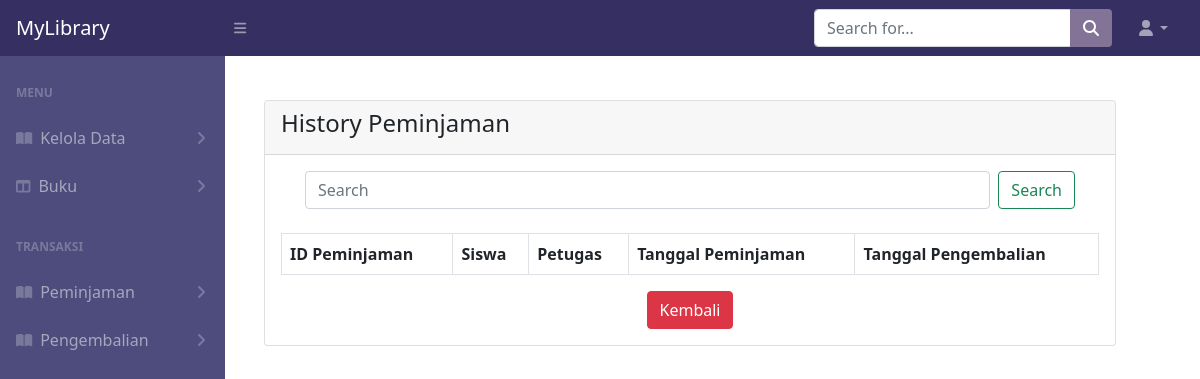
Before: /peminjaman/histori_peminjaman.php with the older database file.
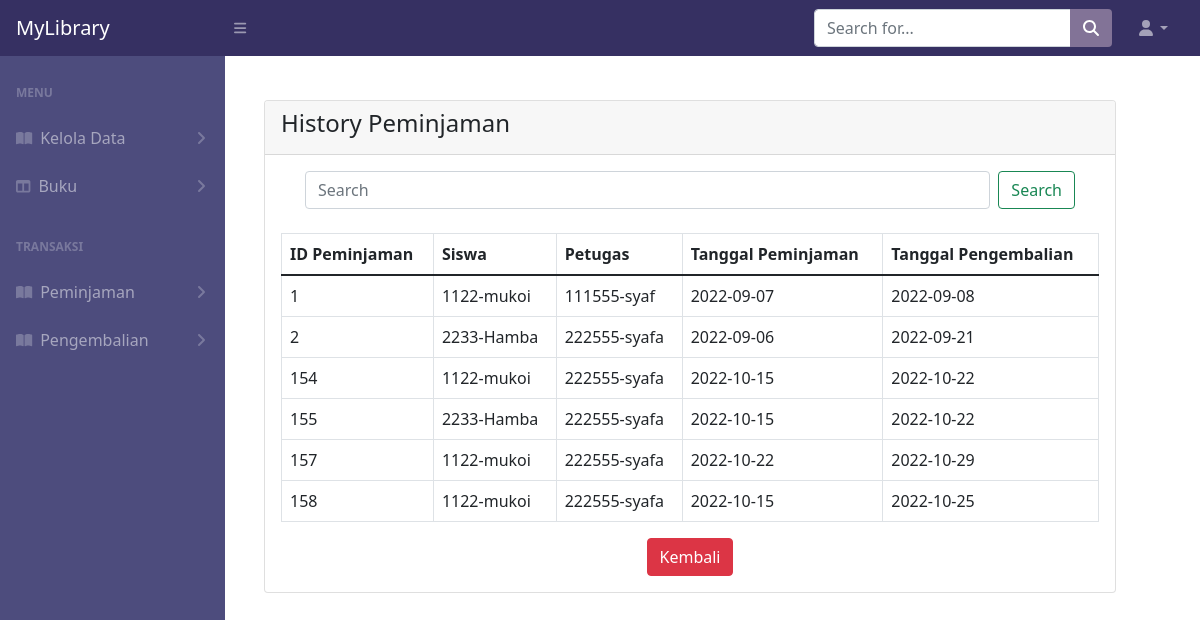
After: the same page with the newer database file.
### tables this page shows
CREATE TABLE `peminjaman` (
  `id_peminjaman` int(11) NOT NULL,
  `id_siswa` int(11) NOT NULL,
  `id_petugas` int(11) NOT NULL,
  `tanggal_peminjaman` date NOT NULL,
  `tanggal_pengembalian` date NOT NULL
);

CREATE TABLE `siswa` (
  `nis` int(11) NOT NULL,
  `namas` varchar(50) NOT NULL,
  `jenis_kelamin` enum('L','P') NOT NULL,
  `alamat` varchar(50) NOT NULL,
  `id_kelas` int(2) NOT NULL
);

CREATE TABLE `petugas` (
  `nip` int(11) NOT NULL,
  `nama` varchar(50) NOT NULL,
  `jenis_kelamin` enum('L','P') NOT NULL,
  `alamat` varchar(50) NOT NULL,
  `password` varchar(50) NOT NULL
);

### peminjaman/histori_peminjaman.php (the view, shortened to what this page needs)
<?php
include "../config.php";
?>
<?php
include "../layout/header.php";
?>
</head>
<body class="sb-nav-fixed">
    <?php
    include "../layout/navbar_petugas.php";
    ?>
    <div id="layoutSidenav">
        <?php
            include "../layout/sidebar_petugas.php";
            ?>
    </div>
    <div id="layoutSidenav_content" class="w-75" style="position: relative; left: 20%; margin-top: 100px;">
        <div class="container tabel">
            <div class="card mt-5">
                <div class="card-header" style="background-color: #f7f7f7;">
                    <h4 class="mx-auto">History Peminjaman</h4>
                </div>
                <div class="card-body">
                    <div class="container">
                        <form class="d-flex" role="search">
                            <input class="form-control me-2" type="search" placeholder="Search" aria-label="Search">
                            <button class="btn btn-outline-success" type="submit">Search</button>
                        </form>
                    </div>
                    <table class="table table-hover table-bordered bordered-dark mt-4">
                        <thead>
                            <tr>
                                <th scope="col">ID Peminjaman</th>
                                <th scope="col">Siswa</th>
                                <th scope="col">Petugas</th>
                                <th scope="col">Tanggal Peminjaman</th>
                                <th scope="col">Tanggal Pengembalian</th>
                            </tr>
                        </thead>
                        <tbody>
                            <?php
                                $ambil = mysqli_query($db, "SELECT * FROM peminjaman join siswa join petugas on peminjaman.id_siswa = siswa.nis and peminjaman.id_petugas = petugas.nip");
                                while ($data = mysqli_fetch_assoc($ambil)) {
                                ?>
                            <tr>
                                <td><?= $data['id_peminjaman'] ?></td>
                                <td><?= $data['nis'] ?>-<?= $data['namas'] ?></td>
                                <td><?= $data['nip'] ?>-<?= $data['nama'] ?></td>
                                <td><?= $data['tanggal_peminjaman'] ?></td>
                                <td><?= $data['tanggal_pengembalian'] ?></td>
                            </tr>
                </div>
                <?php
                                }
                                ?>
                </tbody>
                </table>
                <div class="text-center">
                    <a href="home_peminjaman.php" type="button" class="btn btn-danger"> Kembali </a>
                </div>
            </div>
        </div>
</body>
</html>

Changed rows visible on the page:
added peminjaman: id_peminjaman "1", id_siswa.nis "1122", id_siswa.namas "mukoi", id_petugas.nip "111555", id_petugas.nama "syaf", tanggal_peminjaman "2022-09-07", tanggal_pengembalian "2022-09-08"
added peminjaman: id_peminjaman "2", id_siswa.nis "2233", id_siswa.namas "Hamba", id_petugas.nip "222555", id_petugas.nama "syafa", tanggal_peminjaman "2022-09-06", tanggal_pengembalian "2022-09-21"
added peminjaman: id_peminjaman "154", id_siswa.nis "1122", id_siswa.namas "mukoi", id_petugas.nip "222555", id_petugas.nama "syafa", tanggal_peminjaman "2022-10-15", tanggal_pengembalian "2022-10-22"
added peminjaman: id_peminjaman "155", id_siswa.nis "2233", id_siswa.namas "Hamba", id_petugas.nip "222555", id_petugas.nama "syafa", tanggal_peminjaman "2022-10-15", tanggal_pengembalian "2022-10-22"
added peminjaman: id_peminjaman "157", id_siswa.nis "1122", id_siswa.namas "mukoi", id_petugas.nip "222555", id_petugas.nama "syafa", tanggal_peminjaman "2022-10-22", tanggal_pengembalian "2022-10-29"
added peminjaman: id_peminjaman "158", id_siswa.nis "1122", id_siswa.namas "mukoi", id_petugas.nip "222555", id_petugas.nama "syafa", tanggal_peminjaman "2022-10-15", tanggal_pengembalian "2022-10-25"
